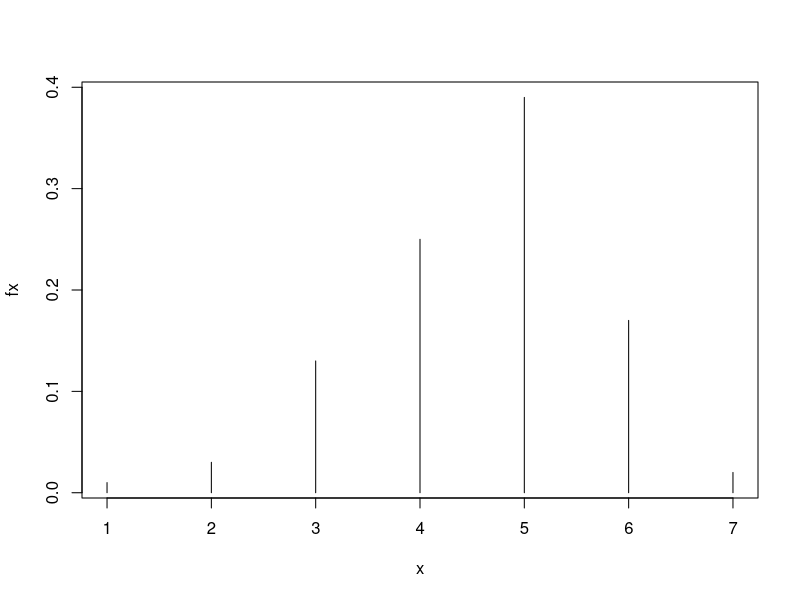
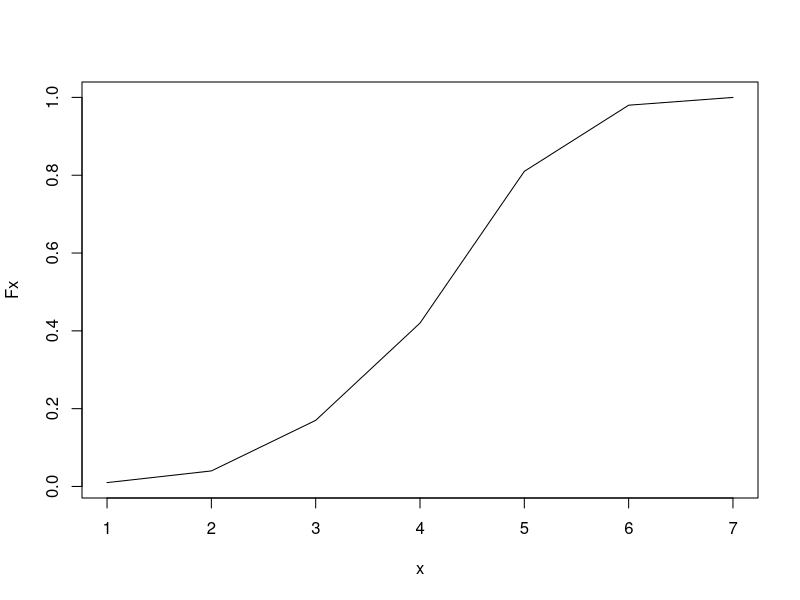
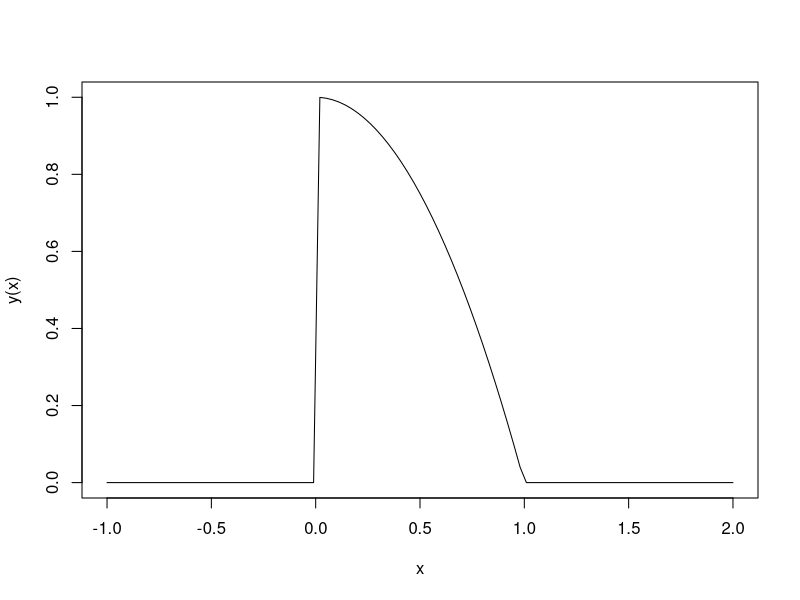

The R source for these figures, in order: (Note: this script raises an error after producing the figures.)
###############################3
#PRACTICA DE VARIABLES ALEATORIAS

############################################
# v.a  DISCRETA

# EJERCICIOS DE CURSOS MATRICULADOS
x=1:7
fx= c(0.01, 0.03, 0.13, 0.25, 0.39, 0.17, 0.02)
sum(fx)
plot(x, fx, type = "h")  # MASA DE PROBABILIDAD

Fx= cumsum(fx) # FUNCION  DE DISTRIBOUCION ACUMUKADA
Fx

plot(x, Fx, type = "l")  #FUNCOIN DE DISTRBUCION ACUM

# CALCULO DE PROBABILIDAD
#PROBABILIDAD DE QUE UN ESTUDIANTE TOME 2 CURSOS

fx[2] # VALOR DE LA FUNCION EN LA SEGUNCDA POSICION

#PROBABILIDAD QUE TOME ENTRE 3 Y 5 CURSOS
fx[3] + fx[4] + fx[5] #FDP
fx[5] - fx[2] #FDA

#MEDIA O ESPERANZA
mu = sum(x*fx)
mu # VALOR MAS PROBABLE DE X

#  VARIANNZA
var.x = sum((x-mu)^2 * fx)  # POR DEFINICION DE LA VARIANZA
var.x

sum(x^2 *fx) - mu^2  # PROPIEDAD DE LA VARIANZA


# MEDIA Y VARIANZA DE UNA FUNCION DE UNA VARRIABLE ALEATORIA 
y=60*x+10  # COMO FUNCION DE X

sum(y*fx) # ESPERANZA DE UNA FUNCION

60*mu +10 # USANDO PROPIEDADES DE LA ESPERANZA MATEMATICA


#################################################
# VARIABLE  CONTINUA

#EJERCICIO DE VENTA DE GRAVA SEMANAL

#construir la funcion de densidad

y=function(x){
  y= (3/3)*(1-x^2)
  y[x<0 | x>1]= 0
  return (y)
}

curve (y, -1, 2)  #graficar funciones

# comprobar l apropiedad del area total = 1

fx=function(x){(3/2)*(1-x^2)}
integrate(fx, 0, 1)  #integral de fx entre 0 y 1
integrate(fx, 0, 1)$value


#probabilidad de vender enre 0,3 a 0,5 toneladas de grava a la semana
integrate(fx, 0.3,0.5)
integrate(fx, 0.3,0.5)$value

# media o esperanza matematica de x
fx.mu=function(x){(3/2)*(1-x^2)}
mu = integrate(fx.mu, 0, 1)$value
mu

#varianza de x
fx.2 =function(x){(x^2)(3/2)*(1-x^2)}
ex2 = integrate(fx2, 0, 1)$value
#sigma = 2 ex2 


#permutaciones

permutaciones <- function(n, r) {
  factorial <- function(x) {
    if (x == 0) return(1)
    return(prod(1:x))
  }
  
  return(factorial(n) / factorial(n - r))
}

# Ejemplo de uso
n <- 5  # Total de elementos
r <- 3  # Elementos a seleccionar
resultado <- permutaciones(n, r)
cat("El número de permutaciones de", n, "tomando", r, "es:", resultado)
